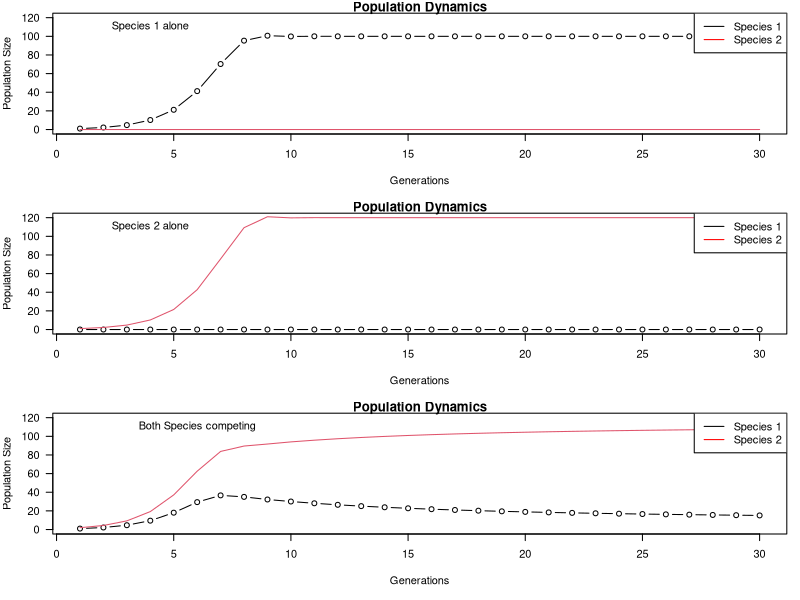

Source code (R): (Note: this script raises an error after producing the figure.)
############################################
###
############################################
library(ggplot2)
library(gganimate)
library(reshape2)
rm(list=ls())

################
### create dir
gif_dir<- "C://ocean5098//06-gif_practice"
if (dir.exists(gif_dir) == FALSE)
{
  dir.create(gif_dir)
}
################
### Define the growth function
grow <- function(start_1, start_2) {
  num_gen <- 30  # Number of generations
  N1 <- numeric(num_gen)  # Initialize N1 or use rep(0,num_gen)
  N2 <- numeric(num_gen)  # Initialize N2
  generation <- 1:num_gen  # Generation labels
  growth.rate <- 1.2  # Growth rate
  K1 <- 100  # Carrying capacity for species 1
  K2 <- 120  # Carrying capacity for species 2
  a12 <- 0.8  # Competition coefficient for sqecies 1
  a21 <- 0.8  # Competition coefficient for sqecies 2
  
  N1[1] <- start_1  # Initialize population of species 1
  N2[1] <- start_2  # Initialize population of species 2
  
  for (i in 2:num_gen) {
    N1[i] <- N1[i-1] + (growth.rate * N1[i-1] * (K1 - N1[i-1] - (a12 * N2[i-1])) / K1)
    N2[i] <- N2[i-1] + (growth.rate * N2[i-1] * (K2 - N2[i-1] - (a21 * N1[i-1])) / K2)
  }
  # plot
  plot(generation, N1, type = "b", ylim = c(0, max(K1, K2)), ylab = "Population Size", xlab = "Generations", main = "Population Dynamics")
  lines(generation, N2, col = 2)  # Add species 2's curve
  legend("topright", legend = c("Species 1", "Species 2"), col = c("black", "red"), lty = 1)
}
#dev.new(width = 10, height = 7) # there is no need here
par(mar=c(5,4,1,1),mfrow=c(3,1),las=1)
grow(1,0)
text(4,110,"Species 1 alone")
grow(0,1)
text(4,110,"Species 2 alone")
grow(1,2)
text(6,110,"Both Species competing")

############################################
### make anime
############################################
### Define the growth function
grow <- function(start_1, start_2) {
  num_gen <- 30  # Number of generations
  N1 <- numeric(num_gen)  # Initialize N1
  N2 <- numeric(num_gen)  # Initialize N2
  generation <- 1:num_gen  # Generation labels
  growth.rate <- 1.2  # Growth rate
  K1 <- 100  # Carrying capacity for species 1
  K2 <- 120  # Carrying capacity for species 2
  a12 <- 0.8  # Competition coefficient for sqecies 1
  a21 <- 0.8  # Competition coefficient for sqecies 2
  
  N1[1] <- start_1  # Initialize population of species 1
  N2[1] <- start_2  # Initialize population of species 2
  
  for (i in 2:num_gen) {
    N1[i] <- N1[i-1] + (growth.rate * N1[i-1] * (K1 - N1[i-1] - (a12 * N2[i-1])) / K1)
    N2[i] <- N2[i-1] + (growth.rate * N2[i-1] * (K2 - N2[i-1] - (a21 * N1[i-1])) / K2)
  }
  
  # return
  return(data.frame(Generation = 1:num_gen, N1 = N1, N2 = N2))
}

# Collect data for different scenarios
data_alone1 <- grow(10, 0)
data_alone2 <- grow(0, 10)
data_competing <- grow(10, 10)

# Combine data into one data frame
data_alone1$Scenario <- "S1" # Species 1 Alone
data_alone2$Scenario <- "S2" # Species 2 Alone
data_competing$Scenario <- "Both" # Both Species Competing

# Combine all scenarios into one data frame
combined_data <- rbind(data_alone1, data_alone2, data_competing)

# Reshape for ggplot
data_long <- melt(combined_data, id.vars = c("Generation", "Scenario"), 
                  variable.name = "Species", 
                  value.name = "Population")

# Create the animation
p <- ggplot(data_long, aes(x = Generation, y = Population, color = Species)) +
  geom_point(size = 1.2) + # not sure what you are looking for your animation but points make more sense in my opinion 
  labs(title = 'Population Dynamics: {frame_time}', 
       x = 'Generations', 
       y = 'Population Size') +
  transition_time(Generation) +
  shadow_wake(wake_length =0.8, alpha = FALSE) +
  ease_aes('linear') +
  facet_wrap(~ Scenario) +  # Create separate plots for each scenario
  theme_minimal() + 
  scale_color_manual(values = c("blue", "red"), labels = c("Species 1", "Species 2"))

# Save the animation as a GIF
# you object p is already a gif
# to save it in your wd, simply use
# anim_save("my animation.gif", p)
gif_path<- paste0(gif_dir,"//" ,"my animation.gif")
anim_save(gif_path, p)

# in your Rmarkdown you may have a problem displaying p
# you can use: 

# ```{r, echo=FALSE, fig.align='center', fig.cap="Iris species data collection", out.width = '100%'}
# knitr::include_graphics("my animation.gif")
# ```
